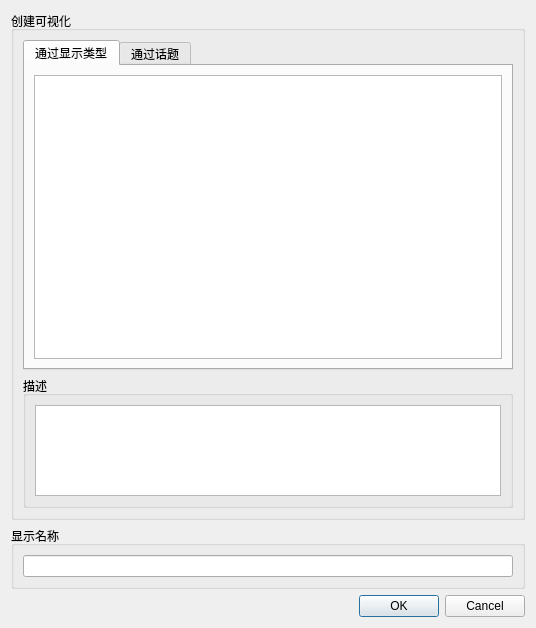
<?xml version="1.0" encoding="UTF-8"?>
<ui version="4.0">
 <class>AddLayer</class>
 <widget class="QDialog" name="AddLayer">
  <property name="geometry">
   <rect>
    <x>0</x>
    <y>0</y>
    <width>536</width>
    <height>628</height>
   </rect>
  </property>
  <property name="windowTitle">
   <string>Dialog</string>
  </property>
  <layout class="QVBoxLayout" name="verticalLayout_7">
   <item>
    <layout class="QVBoxLayout" name="verticalLayout_6" stretch="9,1,1">
     <item>
      <widget class="QGroupBox" name="groupBox">
       <property name="title">
        <string>创建可视化</string>
       </property>
       <layout class="QVBoxLayout" name="verticalLayout_4">
        <item>
         <layout class="QVBoxLayout" name="verticalLayout_3" stretch="5,2">
          <item>
           <widget class="QTabWidget" name="tabWidget">
            <property name="currentIndex">
             <number>0</number>
            </property>
            <widget class="QWidget" name="tab_ByDisplayType">
             <attribute name="title">
              <string>通过显示类型</string>
             </attribute>
             <layout class="QVBoxLayout" name="verticalLayout_2">
              <item>
               <widget class="QTreeWidget" name="treeWidget_AllLayer">
                <attribute name="headerVisible">
                 <bool>false</bool>
                </attribute>
                <column>
                 <property name="text">
                  <string notr="true">1</string>
                 </property>
                </column>
               </widget>
              </item>
             </layout>
            </widget>
            <widget class="QWidget" name="tab_ByTopic">
             <attribute name="title">
              <string>通过话题</string>
             </attribute>
             <layout class="QVBoxLayout" name="verticalLayout_8">
              <item>
               <widget class="QTreeWidget" name="treeWidget_ByTopic">
                <property name="showDropIndicator" stdset="0">
                 <bool>true</bool>
                </property>
                <attribute name="headerVisible">
                 <bool>false</bool>
                </attribute>
                <column>
                 <property name="text">
                  <string>1</string>
                 </property>
                </column>
               </widget>
              </item>
             </layout>
            </widget>
           </widget>
          </item>
          <item>
           <widget class="QGroupBox" name="groupBox_2">
            <property name="title">
             <string>描述</string>
            </property>
            <layout class="QVBoxLayout" name="verticalLayout">
             <item>
              <widget class="QTextBrowser" name="textBrowser_Description"/>
             </item>
            </layout>
           </widget>
          </item>
         </layout>
        </item>
       </layout>
      </widget>
     </item>
     <item>
      <widget class="QGroupBox" name="groupBox_3">
       <property name="title">
        <string>显示名称</string>
       </property>
       <layout class="QVBoxLayout" name="verticalLayout_5">
        <item>
         <widget class="QLineEdit" name="lineEdit_DisplayName"/>
        </item>
       </layout>
      </widget>
     </item>
     <item>
      <widget class="QDialogButtonBox" name="buttonBox">
       <property name="orientation">
        <enum>Qt::Horizontal</enum>
       </property>
       <property name="standardButtons">
        <set>QDialogButtonBox::Cancel|QDialogButtonBox::Ok</set>
       </property>
      </widget>
     </item>
    </layout>
   </item>
  </layout>
 </widget>
 <resources/>
 <connections>
  <connection>
   <sender>buttonBox</sender>
   <signal>accepted()</signal>
   <receiver>AddLayer</receiver>
   <slot>accept()</slot>
   <hints>
    <hint type="sourcelabel">
     <x>248</x>
     <y>254</y>
    </hint>
    <hint type="destinationlabel">
     <x>157</x>
     <y>274</y>
    </hint>
   </hints>
  </connection>
  <connection>
   <sender>buttonBox</sender>
   <signal>rejected()</signal>
   <receiver>AddLayer</receiver>
   <slot>reject()</slot>
   <hints>
    <hint type="sourcelabel">
     <x>316</x>
     <y>260</y>
    </hint>
    <hint type="destinationlabel">
     <x>286</x>
     <y>274</y>
    </hint>
   </hints>
  </connection>
 </connections>
</ui>
